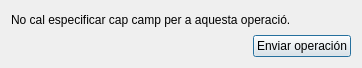
<?xml version="1.0" encoding="UTF-8"?>
<ui version="4.0">
 <class>UnlockConnector</class>
 <widget class="QDialog" name="UnlockConnector">
  <property name="geometry">
   <rect>
    <x>0</x>
    <y>0</y>
    <width>362</width>
    <height>68</height>
   </rect>
  </property>
  <property name="windowTitle">
   <string>Dialog</string>
  </property>
  <layout class="QVBoxLayout" name="verticalLayout">
   <item>
    <widget class="QLabel" name="label">
     <property name="text">
      <string>No cal especificar cap camp per a aquesta operació.</string>
     </property>
    </widget>
   </item>
   <item>
    <layout class="QHBoxLayout" name="horizontalLayout">
     <item>
      <spacer name="horizontalSpacer">
       <property name="orientation">
        <enum>Qt::Orientation::Horizontal</enum>
       </property>
       <property name="sizeHint" stdset="0">
        <size>
         <width>40</width>
         <height>20</height>
        </size>
       </property>
      </spacer>
     </item>
     <item>
      <widget class="QPushButton" name="pushButton">
       <property name="text">
        <string>Enviar operación</string>
       </property>
      </widget>
     </item>
    </layout>
   </item>
  </layout>
 </widget>
 <resources/>
 <connections/>
</ui>
